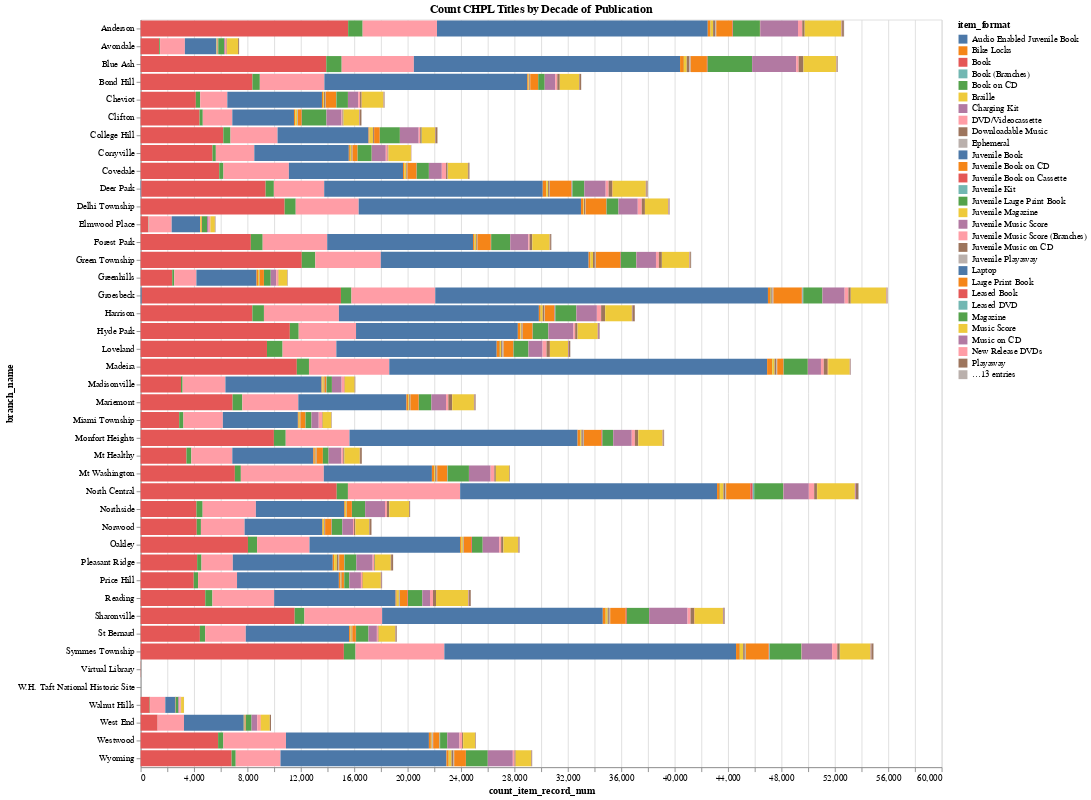

The notebook cell this image was saved under:
### Markdown cell above
#### Excluding Main, Outreach Services ...

### Code cell
#@title
# generate the chart using Altair
# https://altair-viz.github.io/user_guide/encoding.html
chart = alt.Chart(df[~df['branch_name'].isin(['Main Library', 'Outreach Services' ])]).mark_bar(color='#34B78F').encode(
    y = alt.Y(
        'branch_name',
        # axis=alt.Axis(labelAngle=-70)
    ),
    x = alt.X(
        'count_item_record_num:Q',
    ),
    color='item_format',
    tooltip=['branch_name', 'item_format', 'count_item_record_num']
).properties(
    title="Count CHPL Titles by Decade of Publication",
    width=900
)
chart.display()

### Figure 1 — Vega-Lite specification as saved in the notebook (floating-point values rounded to 4 significant figures; data arrays with more than 128 entries replaced by an {"elided": "..."} marker saying what was removed)
{"config": {"view": {"continuousWidth": 400, "continuousHeight": 300}}, "data": {"name": "data-34b9b27307257a19f9c19a496fcc1b84"}, "mark": {"type": "bar", "color": "#34B78F"}, "encoding": {"color": {"field": "item_format", "type": "nominal"}, "tooltip": [{"field": "branch_name", "type": "nominal"}, {"field": "item_format", "type": "nominal"}, {"field": "count_item_record_num", "type": "quantitative"}], "x": {"field": "count_item_record_num", "type": "quantitative"}, "y": {"field": "branch_name", "type": "nominal"}}, "title": "Count CHPL Titles by Decade of Publication", "width": 900, "$schema": "https://vega.github.io/schema/vega-lite/v4.17.0.json", "datasets": {"data-34b9b27307257a19f9c19a496fcc1b84": {"elided": "1080 records"}}}
